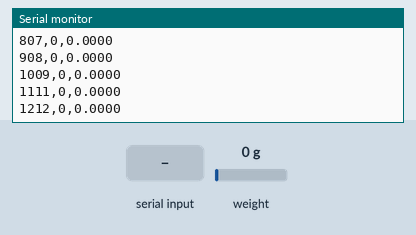
The program below on a simulated Arduino Uno, built with avr-gcc and run on an emulated ATmega328P. Shown: the last lines printed to the serial monitor. The inputs (shaded band) are chosen by the test bench; at power-on: weight on the scale 0 g.

Above: at 1.4 s.
1.5 s: "T\n" received over Serial
At 1.62 s:
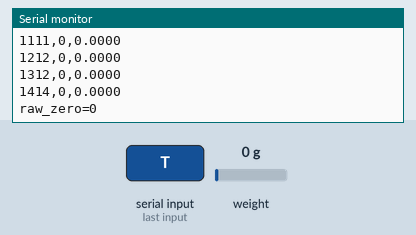
3.1 s: "P\n" received over Serial
At 3.14 s:
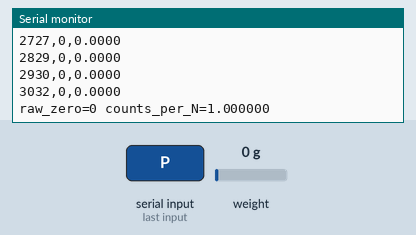
4.6 s: "C90\n" received over Serial
At 4.76 s:
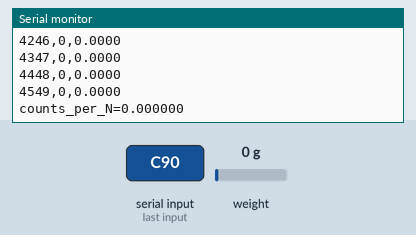
6.3 s: weight on the scale set to 100 g
At 6.37 s:
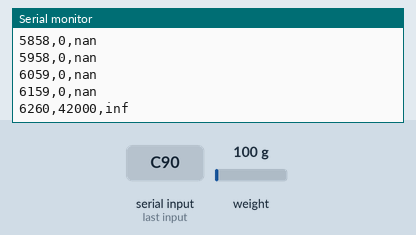
7.9 s: "C,45\n" received over Serial
At 8.08 s:
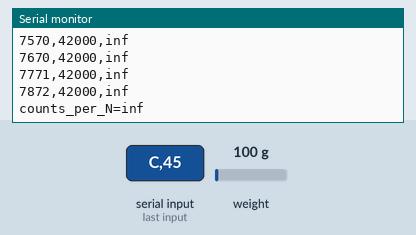
9.5 s: "P\n" received over Serial
At 9.6 s:
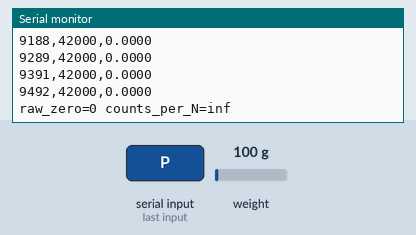

The program:

main.cpp
```cpp
#include <Arduino.h>
#include "HX711.h"

static const int PIN_DOUT = 3;
static const int PIN_SCK  = 2;

HX711 scale;

static bool stream_on = true;
static long raw_zero = 0;
static float counts_per_N = 1.0f;
static uint16_t rate_hz = 50;

long read_raw() {
  return scale.read(); // raw counts
}

void setup() {
  Serial.begin(115200);
  delay(200);

  scale.begin(PIN_DOUT, PIN_SCK);
  // Optional: scale.set_gain(128); // A channel gain 128 (default)

  Serial.println("ts_ms,raw,force_N");
  Serial.println("Send: T (tare), C <known_mass_kg>, P (print), S (toggle stream)");
}

void loop() {
  // simple command handling
  if (Serial.available()) {
    String cmd = Serial.readStringUntil('\n');
    cmd.trim();

    if (cmd == "S") stream_on = !stream_on;

    if (cmd == "T") {
      raw_zero = read_raw();
      Serial.print("raw_zero="); Serial.println(raw_zero);
    }

    if (cmd == "P") {
      Serial.print("raw_zero="); Serial.print(raw_zero);
      Serial.print(" counts_per_N="); Serial.println(counts_per_N, 6);
    }

    if (cmd.startsWith("C")) {
      // C <known_mass_kg>
      float m = cmd.substring(1).toFloat();
      float F = m * 9.80665f;
      long raw_m = read_raw();
      counts_per_N = (raw_m - raw_zero) / F;
      Serial.print("counts_per_N="); Serial.println(counts_per_N, 6);
    }
  }

  // stream
  static uint32_t last_ms = 0;
  uint32_t now = millis();
  uint32_t period_ms = 1000UL / rate_hz;

  if (stream_on && (now - last_ms >= period_ms)) {
    last_ms = now;
    long raw = read_raw();
    float forceN = (raw - raw_zero) / counts_per_N;

    Serial.print(now); Serial.print(",");
    Serial.print(raw); Serial.print(",");
    Serial.println(forceN, 4);
  }
}
```

Measured:
- after the input at 1.5 s, the serial monitor: prints a new line after 0.12 s (image 1)
- after the input at 3.1 s, the serial monitor: prints a new line at once (image 2)
- after the input at 4.6 s, the serial monitor: prints a new line after 0.15 s (image 3)
- after the input at 6.3 s, the serial monitor: prints a new line after 0.06 s (image 4)
- after the input at 7.9 s, the serial monitor: prints a new line after 0.17 s (image 5)
- after the input at 9.5 s, the serial monitor: prints a new line after 0.10 s (image 6)
